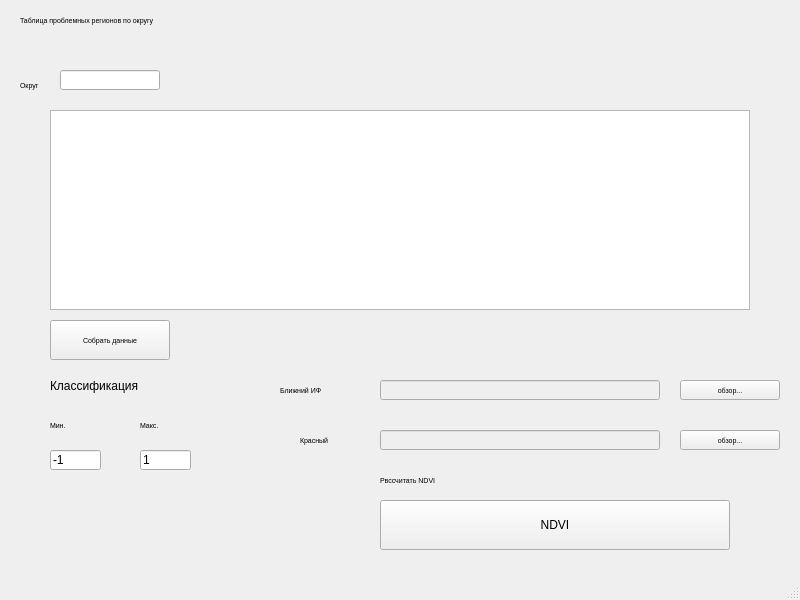
<?xml version="1.0" encoding="UTF-8"?>
<ui version="4.0">
 <class>MainWindow</class>
 <widget class="QMainWindow" name="MainWindow">
  <property name="geometry">
   <rect>
    <x>0</x>
    <y>0</y>
    <width>800</width>
    <height>600</height>
   </rect>
  </property>
  <property name="minimumSize">
   <size>
    <width>800</width>
    <height>600</height>
   </size>
  </property>
  <property name="maximumSize">
   <size>
    <width>800</width>
    <height>600</height>
   </size>
  </property>
  <property name="windowTitle">
   <string>MainWindow</string>
  </property>
  <widget class="QWidget" name="centralwidget">
   <widget class="QPushButton" name="SearchButton">
    <property name="geometry">
     <rect>
      <x>50</x>
      <y>320</y>
      <width>120</width>
      <height>40</height>
     </rect>
    </property>
    <property name="sizePolicy">
     <sizepolicy hsizetype="Fixed" vsizetype="Fixed">
      <horstretch>0</horstretch>
      <verstretch>0</verstretch>
     </sizepolicy>
    </property>
    <property name="minimumSize">
     <size>
      <width>120</width>
      <height>40</height>
     </size>
    </property>
    <property name="maximumSize">
     <size>
      <width>120</width>
      <height>40</height>
     </size>
    </property>
    <property name="font">
     <font>
      <pointsize>5</pointsize>
     </font>
    </property>
    <property name="text">
     <string>Собрать данные</string>
    </property>
   </widget>
   <widget class="QTableView" name="table_search">
    <property name="enabled">
     <bool>true</bool>
    </property>
    <property name="geometry">
     <rect>
      <x>50</x>
      <y>110</y>
      <width>700</width>
      <height>200</height>
     </rect>
    </property>
    <property name="sizePolicy">
     <sizepolicy hsizetype="Fixed" vsizetype="Fixed">
      <horstretch>0</horstretch>
      <verstretch>0</verstretch>
     </sizepolicy>
    </property>
    <property name="minimumSize">
     <size>
      <width>700</width>
      <height>200</height>
     </size>
    </property>
    <property name="maximumSize">
     <size>
      <width>700</width>
      <height>200</height>
     </size>
    </property>
    <property name="font">
     <font>
      <pointsize>8</pointsize>
     </font>
    </property>
   </widget>
   <widget class="QLabel" name="label">
    <property name="geometry">
     <rect>
      <x>20</x>
      <y>10</y>
      <width>200</width>
      <height>20</height>
     </rect>
    </property>
    <property name="sizePolicy">
     <sizepolicy hsizetype="Fixed" vsizetype="Preferred">
      <horstretch>0</horstretch>
      <verstretch>0</verstretch>
     </sizepolicy>
    </property>
    <property name="font">
     <font>
      <pointsize>5</pointsize>
     </font>
    </property>
    <property name="text">
     <string>Таблица проблемных регионов по округу</string>
    </property>
   </widget>
   <widget class="QLabel" name="label_2">
    <property name="geometry">
     <rect>
      <x>280</x>
      <y>380</y>
      <width>100</width>
      <height>20</height>
     </rect>
    </property>
    <property name="sizePolicy">
     <sizepolicy hsizetype="Fixed" vsizetype="Fixed">
      <horstretch>0</horstretch>
      <verstretch>0</verstretch>
     </sizepolicy>
    </property>
    <property name="font">
     <font>
      <pointsize>5</pointsize>
     </font>
    </property>
    <property name="text">
     <string>Ближний ИФ</string>
    </property>
   </widget>
   <widget class="QLabel" name="label_3">
    <property name="geometry">
     <rect>
      <x>300</x>
      <y>430</y>
      <width>100</width>
      <height>20</height>
     </rect>
    </property>
    <property name="sizePolicy">
     <sizepolicy hsizetype="Fixed" vsizetype="Fixed">
      <horstretch>0</horstretch>
      <verstretch>0</verstretch>
     </sizepolicy>
    </property>
    <property name="font">
     <font>
      <pointsize>5</pointsize>
     </font>
    </property>
    <property name="text">
     <string>Красный</string>
    </property>
   </widget>
   <widget class="QPushButton" name="NDVIButton">
    <property name="geometry">
     <rect>
      <x>380</x>
      <y>500</y>
      <width>350</width>
      <height>50</height>
     </rect>
    </property>
    <property name="sizePolicy">
     <sizepolicy hsizetype="Fixed" vsizetype="Fixed">
      <horstretch>0</horstretch>
      <verstretch>0</verstretch>
     </sizepolicy>
    </property>
    <property name="minimumSize">
     <size>
      <width>350</width>
      <height>50</height>
     </size>
    </property>
    <property name="maximumSize">
     <size>
      <width>300</width>
      <height>50</height>
     </size>
    </property>
    <property name="text">
     <string>NDVI</string>
    </property>
   </widget>
   <widget class="QLineEdit" name="BrwEditNir">
    <property name="enabled">
     <bool>false</bool>
    </property>
    <property name="geometry">
     <rect>
      <x>380</x>
      <y>380</y>
      <width>280</width>
      <height>20</height>
     </rect>
    </property>
    <property name="sizePolicy">
     <sizepolicy hsizetype="Fixed" vsizetype="Fixed">
      <horstretch>0</horstretch>
      <verstretch>0</verstretch>
     </sizepolicy>
    </property>
    <property name="minimumSize">
     <size>
      <width>200</width>
      <height>20</height>
     </size>
    </property>
    <property name="maximumSize">
     <size>
      <width>280</width>
      <height>20</height>
     </size>
    </property>
    <property name="font">
     <font>
      <pointsize>6</pointsize>
     </font>
    </property>
   </widget>
   <widget class="QLineEdit" name="BrwEditRed">
    <property name="enabled">
     <bool>false</bool>
    </property>
    <property name="geometry">
     <rect>
      <x>380</x>
      <y>430</y>
      <width>280</width>
      <height>20</height>
     </rect>
    </property>
    <property name="sizePolicy">
     <sizepolicy hsizetype="Fixed" vsizetype="Fixed">
      <horstretch>0</horstretch>
      <verstretch>0</verstretch>
     </sizepolicy>
    </property>
    <property name="maximumSize">
     <size>
      <width>280</width>
      <height>20</height>
     </size>
    </property>
    <property name="font">
     <font>
      <pointsize>6</pointsize>
     </font>
    </property>
   </widget>
   <widget class="QPushButton" name="BrwButonNir">
    <property name="geometry">
     <rect>
      <x>680</x>
      <y>380</y>
      <width>100</width>
      <height>20</height>
     </rect>
    </property>
    <property name="sizePolicy">
     <sizepolicy hsizetype="Fixed" vsizetype="Fixed">
      <horstretch>0</horstretch>
      <verstretch>0</verstretch>
     </sizepolicy>
    </property>
    <property name="minimumSize">
     <size>
      <width>100</width>
      <height>20</height>
     </size>
    </property>
    <property name="maximumSize">
     <size>
      <width>100</width>
      <height>20</height>
     </size>
    </property>
    <property name="font">
     <font>
      <pointsize>5</pointsize>
     </font>
    </property>
    <property name="text">
     <string>обзор...</string>
    </property>
   </widget>
   <widget class="QPushButton" name="BrwButtonRed">
    <property name="geometry">
     <rect>
      <x>680</x>
      <y>430</y>
      <width>100</width>
      <height>20</height>
     </rect>
    </property>
    <property name="sizePolicy">
     <sizepolicy hsizetype="Fixed" vsizetype="Fixed">
      <horstretch>0</horstretch>
      <verstretch>0</verstretch>
     </sizepolicy>
    </property>
    <property name="minimumSize">
     <size>
      <width>100</width>
      <height>20</height>
     </size>
    </property>
    <property name="maximumSize">
     <size>
      <width>100</width>
      <height>20</height>
     </size>
    </property>
    <property name="font">
     <font>
      <pointsize>5</pointsize>
     </font>
    </property>
    <property name="text">
     <string>обзор...</string>
    </property>
   </widget>
   <widget class="QLabel" name="label_4">
    <property name="geometry">
     <rect>
      <x>380</x>
      <y>470</y>
      <width>100</width>
      <height>20</height>
     </rect>
    </property>
    <property name="sizePolicy">
     <sizepolicy hsizetype="Fixed" vsizetype="Fixed">
      <horstretch>0</horstretch>
      <verstretch>0</verstretch>
     </sizepolicy>
    </property>
    <property name="minimumSize">
     <size>
      <width>100</width>
      <height>20</height>
     </size>
    </property>
    <property name="maximumSize">
     <size>
      <width>100</width>
      <height>20</height>
     </size>
    </property>
    <property name="font">
     <font>
      <pointsize>5</pointsize>
     </font>
    </property>
    <property name="text">
     <string>Рвссчитать NDVI</string>
    </property>
   </widget>
   <widget class="QLineEdit" name="SearchEdit">
    <property name="geometry">
     <rect>
      <x>60</x>
      <y>70</y>
      <width>100</width>
      <height>20</height>
     </rect>
    </property>
    <property name="minimumSize">
     <size>
      <width>100</width>
      <height>20</height>
     </size>
    </property>
    <property name="maximumSize">
     <size>
      <width>100</width>
      <height>20</height>
     </size>
    </property>
    <property name="font">
     <font>
      <pointsize>6</pointsize>
     </font>
    </property>
   </widget>
   <widget class="QLabel" name="label_5">
    <property name="geometry">
     <rect>
      <x>20</x>
      <y>80</y>
      <width>35</width>
      <height>10</height>
     </rect>
    </property>
    <property name="font">
     <font>
      <pointsize>5</pointsize>
     </font>
    </property>
    <property name="text">
     <string>Округ</string>
    </property>
   </widget>
   <widget class="QLineEdit" name="MinEdit">
    <property name="geometry">
     <rect>
      <x>50</x>
      <y>450</y>
      <width>51</width>
      <height>20</height>
     </rect>
    </property>
    <property name="text">
     <string>-1</string>
    </property>
   </widget>
   <widget class="QLineEdit" name="MaxEdit">
    <property name="geometry">
     <rect>
      <x>140</x>
      <y>450</y>
      <width>51</width>
      <height>20</height>
     </rect>
    </property>
    <property name="text">
     <string>1</string>
    </property>
   </widget>
   <widget class="QLabel" name="label_6">
    <property name="geometry">
     <rect>
      <x>50</x>
      <y>420</y>
      <width>35</width>
      <height>10</height>
     </rect>
    </property>
    <property name="font">
     <font>
      <pointsize>5</pointsize>
     </font>
    </property>
    <property name="text">
     <string>Мин.</string>
    </property>
   </widget>
   <widget class="QLabel" name="label_7">
    <property name="geometry">
     <rect>
      <x>140</x>
      <y>420</y>
      <width>35</width>
      <height>10</height>
     </rect>
    </property>
    <property name="font">
     <font>
      <pointsize>5</pointsize>
     </font>
    </property>
    <property name="text">
     <string>Макс.</string>
    </property>
   </widget>
   <widget class="QLabel" name="label_8">
    <property name="geometry">
     <rect>
      <x>50</x>
      <y>370</y>
      <width>141</width>
      <height>31</height>
     </rect>
    </property>
    <property name="text">
     <string>Классификация</string>
    </property>
   </widget>
  </widget>
  <widget class="QMenuBar" name="menubar">
   <property name="geometry">
    <rect>
     <x>0</x>
     <y>0</y>
     <width>800</width>
     <height>18</height>
    </rect>
   </property>
  </widget>
  <widget class="QStatusBar" name="statusbar"/>
  <action name="actionSearch">
   <property name="text">
    <string>Search</string>
   </property>
  </action>
  <action name="actionNDVI">
   <property name="text">
    <string>NDVI</string>
   </property>
  </action>
  <action name="actionBrwNir">
   <property name="text">
    <string>BrwNir</string>
   </property>
  </action>
  <action name="actionBrwRed">
   <property name="text">
    <string>BrwRed</string>
   </property>
  </action>
 </widget>
 <resources/>
 <connections/>
</ui>
